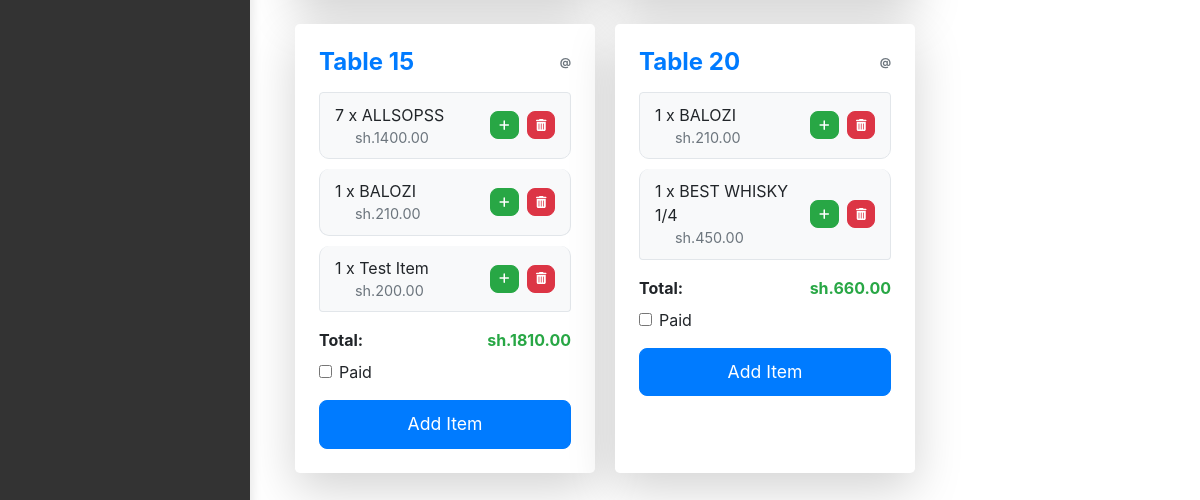
The app's page / (signed in, lower part), older data.
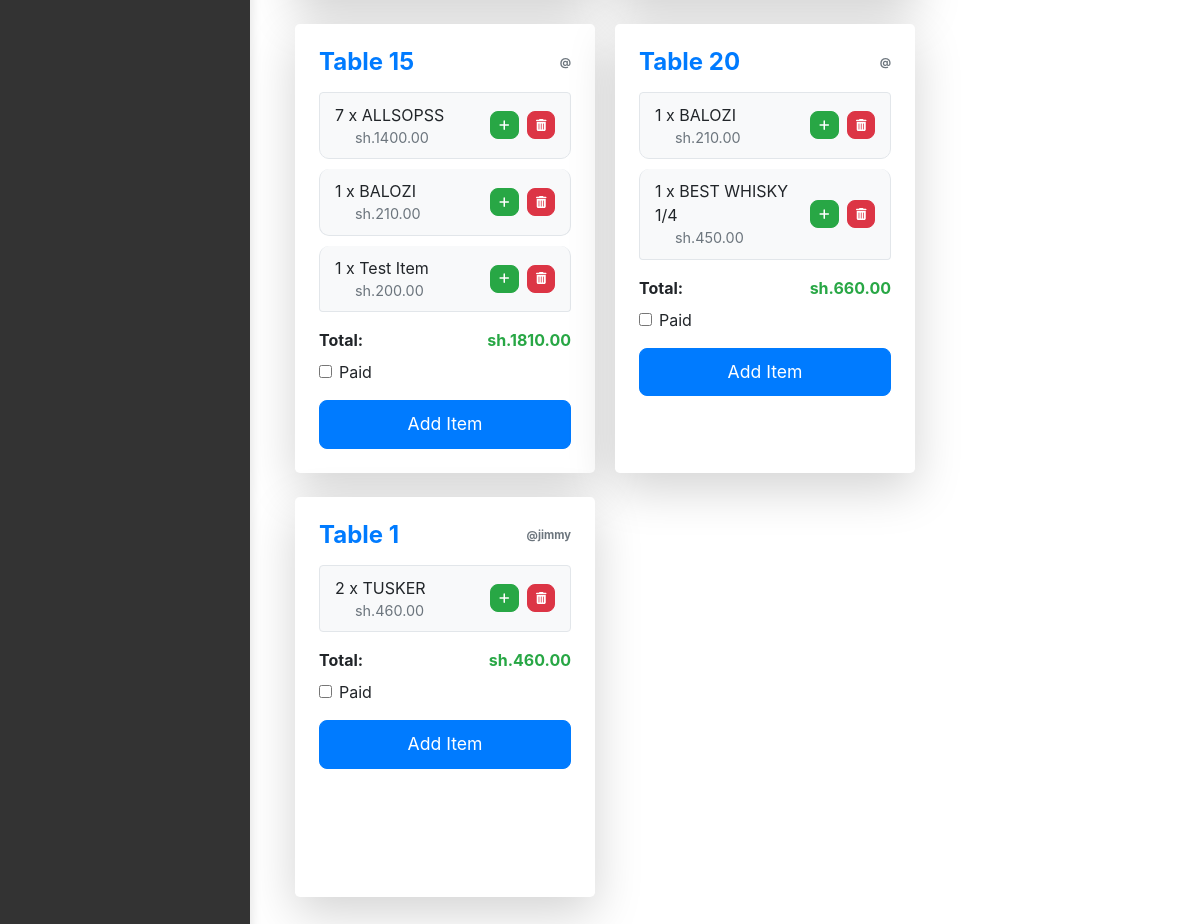
The same page, newer data.
### pos/models.py (models this page shows, shortened)
class Order(models.Model):
    user = models.ForeignKey(User, on_delete=models.CASCADE, null=True, blank=True)  # Link to User model
    table_number = models.IntegerField()
    created_at = models.DateTimeField(auto_now_add=True)
    is_paid = models.BooleanField(default=False)
    def total_price(self):
        return sum(item.total_price() for item in self.order_items.all())

class OrderItem(models.Model):
    order = models.ForeignKey(Order, related_name='order_items', on_delete=models.CASCADE)
    item = models.ForeignKey(Item, on_delete=models.CASCADE)
    quantity = models.IntegerField()
    def total_price(self):
        return self.quantity * self.item.unit_price

class Item(models.Model):
    name = models.CharField(max_length=100)
    unit_price = models.DecimalField(max_digits=10, decimal_places=2)
    stock_quantity = models.IntegerField(default=0)
    image = models.ImageField(upload_to='item_images/', null=True, blank=True)

### pos/views.py (the view)
# urls.py: path('', views.home, name='home'),
@login_required
def home(request):
    orders = Order.objects.filter(is_paid=False)
    return render(request, 'pos/home.html', {'orders': orders})

### pos/templates/pos/home.html (shortened to what this page needs)
{% extends 'pos/base.html' %}
{% load widget_tweaks %}
{% block content %}
<link rel="stylesheet" href="https://cdn.jsdelivr.net/npm/daterangepicker/daterangepicker.css">
<link rel="stylesheet" href="https://code.jquery.com/ui/1.12.1/themes/base/jquery-ui.css">
<div class="row c-row">
    {% for order in orders %}
    <div class="card mb-4 shadow-lg rounded-lg" style="min-height: 400px;">
        <div class="card-body">
            <h5 class="card-title text-primary font-weight-bold d-flex justify-content-between align-items-center">
                Table {{ order.table_number }}
                <span class="text-muted" style="font-size: 0.7rem; text-align: right;">@{{ order.user.username }}</span>
            </h5>
            <ul class="list-group mb-3">
                {% for item in order.order_items.all %}
                    <li class="list-group-item d-flex justify-content-between align-items-center">
                        <div class="d-flex w-100 justify-content-between">
                            <div class="d-flex flex-column">
                                <span>{{ item.quantity }} x {{ item.item.name }}</span>
                                <span class="text-muted">sh.{{ item.total_price }}</span>
                            </div>
                            <div class="d-flex align-items-center">
                                <form action="{% url 'increment_item_quantity' order.id item.id %}" method="POST" style="display:inline;">
                                    <button type="submit" class="btn btn-sm btn-success btn-small-icon">
                                        <i class="fas fa-plus small-icon"></i>
                                    </button>
                                </form>
                                <form action="{% url 'remove_item_from_order' order.id item.id %}" method="POST" style="display:inline;">
                                    <button type="submit" class="btn btn-sm btn-danger btn-small-icon ml-2">
                                        <i class="fas fa-trash-alt small-icon"></i>
                                    </button>
                                </form>
                            </div>
                        </div>
                    </li>
                {% endfor %}
            </ul>
            <div class="d-flex justify-content-between align-items-center">
                <p class="font-weight-bold mb-0">Total:</p>
                <p class="font-weight-bold text-success mb-0">sh.{{ order.total_price }}</p>
            </div>
            <div class="form-check mt-2">
                <form action="{% url 'toggle_payment_status' order.id %}" method="POST">
                    <input type="checkbox" class="form-check-input" id="paidCheckbox{{ order.id }}"
                        onchange="this.form.submit()">
                    <label class="form-check-label" for="paidCheckbox{{ order.id }}">Paid</label>
                </form>
            </div>
            <button class="btn btn-primary w-100 mt-3 btn-sm" onclick="loadFormIntoModal('{% url 'add_item_to_order' order.id %}')">
                Add Item
            </button>
        </div>
    </div>
    {% endfor %}
</div>
{% endblock %}

Row changes from the older to the newer data that the page shows:
added Order: table_number "1", user.username "jimmy", total_price "460.00"
added OrderItem: quantity "2", item.name "TUSKER", total_price "460.00", shown under "1"
